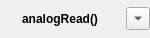
<?xml version="1.0" encoding="UTF-8"?>
<ui version="4.0">
 <class>glitch_object_analog_read_arduino</class>
 <widget class="QWidget" name="glitch_object_analog_read_arduino">
  <property name="geometry">
   <rect>
    <x>0</x>
    <y>0</y>
    <width>150</width>
    <height>38</height>
   </rect>
  </property>
  <property name="windowTitle">
   <string>Form</string>
  </property>
  <layout class="QHBoxLayout" name="horizontalLayout">
   <property name="margin">
    <number>0</number>
   </property>
   <item>
    <widget class="QLabel" name="label">
     <property name="font">
      <font>
       <weight>75</weight>
       <bold>true</bold>
      </font>
     </property>
     <property name="text">
      <string>analogRead()</string>
     </property>
     <property name="textFormat">
      <enum>Qt::PlainText</enum>
     </property>
     <property name="alignment">
      <set>Qt::AlignCenter</set>
     </property>
    </widget>
   </item>
   <item>
    <widget class="QToolButton" name="context_menu">
     <property name="text">
      <string/>
     </property>
     <property name="arrowType">
      <enum>Qt::DownArrow</enum>
     </property>
    </widget>
   </item>
  </layout>
 </widget>
 <resources/>
 <connections/>
</ui>
